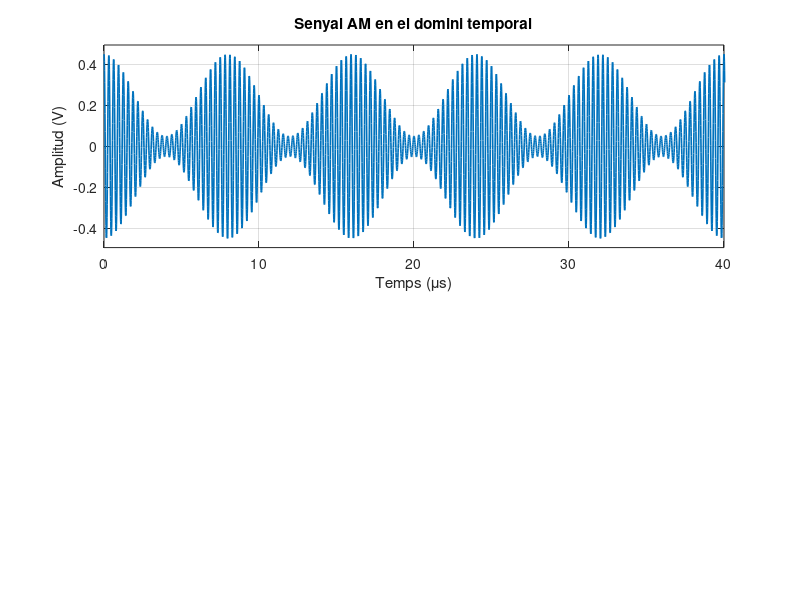

Write the MATLAB code that produced this figure. (Note: this script raises an error after producing the figure.)
% Nom complet component/s del grup
clear all
close all

%% Parametres
fs = 1e8;              % frequencia de mostreig
dim = 12000;           % nombre de mostres
t = (0:dim-1)/fs;      % vector temporal
Z = 50;                % impedancia en ohms

Am = 1;                % amplitud moduladora
fm = 125e3;            % frequencia moduladora
Ac = 0.25;             % amplitud portadora
fc = 3.2e6;            % frequencia portadora
m = 0.8;               % index de modulacio AM

%% Senyals moduladora i portadora
xm = Am*cos(2*pi*fm*t);
xc = Ac*cos(2*pi*fc*t);

%% MODULACIO AM
sAM = (1 + m*xm).*xc;

figure(1)
subplot(2,1,1)
plot(t*1e6, sAM, 'LineWidth', 1.2)
xlabel('Temps (\mus)')
ylabel('Amplitud (V)')
title('Senyal AM en el domini temporal')
axis([0 40 min(sAM)*1.1 max(sAM)*1.1])
grid on

[Xam, kam] = FuncioTFZP(sAM, fs, 10*dim);
SAm = fftshift(abs(Xam));

subplot(2,1,2)
plot(kam/1e6, SAm, 'LineWidth', 1.2)
xlabel('Freqüència (MHz)')
ylabel('|S_{AM}(f)|')
title('Espectre del senyal AM')
axis([2.9 3.5 0 max(SAm)*1.1])
grid on

%% Calcul de m a partir d'Emax i Emin de l'envolvent
envAM = Ac*(1 + m*xm);
Emax = max(envAM);
Emin = min(envAM);
m_temps = (Emax - Emin)/(Emax + Emin);

disp(['Index de modulacio m calculat en el temps = ', num2str(m_temps)])

%% Identificacio de tons de l'espectre
[~, idx_fc] = min(abs(kam - fc));
[~, idx_sb_sup] = min(abs(kam - (fc + fm)));
[~, idx_sb_inf] = min(abs(kam - (fc - fm)));

A_fc = abs(Xam(idx_fc));
A_sb_sup = abs(Xam(idx_sb_sup));
A_sb_inf = abs(Xam(idx_sb_inf));

disp(['To portadora a fc = ', num2str(kam(idx_fc)/1e6), ' MHz'])
disp(['To lateral superior a fc+fm = ', num2str(kam(idx_sb_sup)/1e6), ' MHz'])
disp(['To lateral inferior a fc-fm = ', num2str(kam(idx_sb_inf)/1e6), ' MHz'])

%% Potencia del senyal AM
PAMdBm = FuncioPotencia(Xam, kam, Z);
figure(2)
Pplot = fftshift(real(PAMdBm));
PplotRel = Pplot - max(Pplot);

plot(kam/1e6, PplotRel, 'LineWidth', 1.2)
hold on
plot(kam(idx_fc)/1e6, PplotRel(idx_fc), 'ro', 'MarkerFaceColor', 'r')
plot(kam(idx_sb_sup)/1e6, PplotRel(idx_sb_sup), 'ko', 'MarkerFaceColor', 'k')
plot(kam(idx_sb_inf)/1e6, PplotRel(idx_sb_inf), 'ko', 'MarkerFaceColor', 'k')

xlabel('Freqüència (MHz)')
ylabel('Potència relativa (dBc)')
title('Potència del senyal AM (pics principals marcats)')
axis([2.9 3.5 -80 2])
grid on

%% Calcul de m a partir de l'espectre
% En AM: amplitud lateral = (m/2)*amplitud portadora
m_espectre = 2*(A_sb_sup/A_fc);

disp(['Index de modulacio m calculat amb l''espectre = ', num2str(m_espectre)])
disp(['Diferencia lateral-portadora (teoric) = ', num2str(20*log10(m/2)), ' dB'])
disp(['Diferencia lateral-portadora (mesurat) = ', num2str(20*log10(A_sb_sup/A_fc)), ' dB'])

%% MODULACIO DBL
sDBL = xm.*xc;
[Xdbl, kdbl] = FuncioTFZP(sDBL, fs, 10*dim);

figure(3)
subplot(2,1,1)
plot(t*1e6, sDBL, 'LineWidth', 1.2)
xlabel('Temps (\mus)')
ylabel('Amplitud (V)')
title('Senyal DBL en el domini temporal')
axis([0 40 min(sDBL)*1.1 max(sDBL)*1.1])
grid on

subplot(2,1,2)
plot(kdbl/1e6, fftshift(abs(Xdbl)), 'LineWidth', 1.2)
xlabel('Freqüència (MHz)')
ylabel('|S_{DBL}(f)|')
title('Espectre del senyal DBL')
axis([2.9 3.5 0 max(fftshift(abs(Xdbl)))*1.1])
grid on

%% MODULACIO BLU
% x~m(t) = Am*sin(2*pi*fm*t)
xmh = Am*sin(2*pi*fm*t);

% Eq. BLU: sBLU(t) = xm(t)*xc(t) ± x~m(t)*Ac*sin(2*pi*fc*t)
sBLS = xm.*xc - xmh.*Ac.*sin(2*pi*fc*t);   % Banda lateral superior
sBLI = xm.*xc + xmh.*Ac.*sin(2*pi*fc*t);   % Banda lateral inferior

[Xbls, kbls] = FuncioTFZP(sBLS, fs, 10*dim);
[Xbli, kbli] = FuncioTFZP(sBLI, fs, 10*dim);

figure(4)
subplot(2,1,1)
plot(kbli/1e6, fftshift(abs(Xbli)), 'LineWidth', 1.2)
xlabel('Freqüència (MHz)')
ylabel('|S_{BLI}(f)|')
title('Espectre BLU - BLI')
axis([2.9 3.5 0 max(fftshift(abs(Xbli)))*1.1])
grid on

subplot(2,1,2)
plot(kbls/1e6, fftshift(abs(Xbls)), 'LineWidth', 1.2)
xlabel('Freqüència (MHz)')
ylabel('|S_{BLS}(f)|')
title('Espectre BLU - BLS')
axis([2.9 3.5 0 max(fftshift(abs(Xbls)))*1.1])
grid on

%% Variables finals de comprovacio
m_estimacions = [m_temps, m_espectre];
freq_interes = [fc-fm, fc, fc+fm];

disp('Valors finals de m:')
disp(m_estimacions)

disp('Freqüències d''interès (Hz):')
disp(freq_interes)
